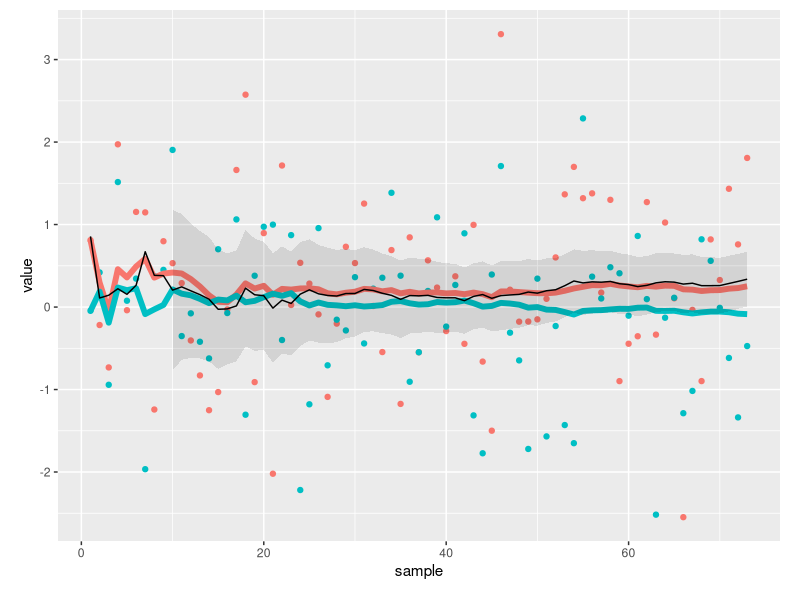
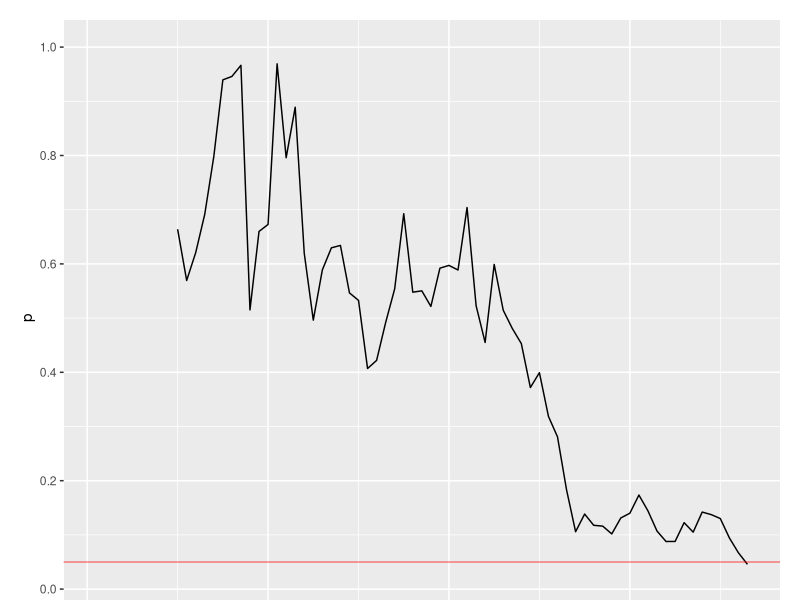

The R source for these figures, in order: (Note: this script raises an error after producing the figures.)
# Copyright 2014, Phillip Alday
#
# This file is part of Optional Stoppping.
#
# Optional Stopping is free software: you can redistribute it and/or modify
# it under the terms of the GNU Affero General Public License as published by
# the Free Software Foundation, either version 3 of the License, or
# (at your option) any later version.
#
# This program is distributed in the hope that it will be useful,
# but WITHOUT ANY WARRANTY; without even the implied warranty of
# MERCHANTABILITY or FITNESS FOR A PARTICULAR PURPOSE.  See the
# GNU Affero General Public License for more details.
#
# You should have received a copy of the GNU Affero General Public License
# along with this program.  If not, see <http://www.gnu.org/licenses/>.

library(ggplot2)
library(gridExtra)
library(scales)
library(reshape)
library(zoo)

partialmean <- function(x) rollapply(x,width=length(x),partial=TRUE,align="right",FUN=mean)

simulate <- function(alpha=0.05,n=10,maxiter=3000,...){
  require(ggplot2)
  require(scales)
  require(reshape)
  
  increment <- 1
  a <- rnorm(n)
  b <- rnorm(n)
  p <- rep(NA,n-1)
  t <- rep(NA,n-1)
  ua <- partialmean(a[1:n-1])
  ub <- partialmean(b[1:n-1])
  ci.min <- rep(NA,n-1)
  ci.max <- rep(NA,n-1)
  
  count <- n
  for(i in 1:maxiter){
    t0 <- t.test(a,b)
    t <- c(t,t0$statistic)
    p <- c(p,t0$p.value)
    ua <- c(ua,t0$estimate["mean of x"])
    ub <- c(ub,t0$estimate["mean of y"])
    ci.max <- c(ci.max, t0$conf.int[2])
    ci.min <- c(ci.min, t0$conf.int[1])
    if(t0$p.value <= alpha){
      break
    }
    
    count <- count + increment
    nexta <- rnorm(increment)
    nextb <- rnorm(increment)
    a <- c(a,nexta)
    b <- c(b,nextb)
  }
  
  if(tail(p,n=1) > alpha){
    # failure to converge
    warning(paste("Failed to achieve significance in",maxiter,"iterations."))
  }
  
  df <-  data.frame(a,b)
  df$idx <- as.numeric(row.names(df))
  
  du <-  data.frame(a=ua,b=ub)
  du$idx <- as.numeric(row.names(du))
  
  dc <- data.frame(diff=ua-ub,lower=ci.min,upper=ci.max)
  dc$idx <- as.numeric(row.names(dc))
  
  pvals <- data.frame(p)
  pvals$idx <- as.numeric(row.names(pvals))
  
  tvals <- data.frame(t)
  tvals$idx <- as.numeric(row.names(tvals))
  
  
  df <- melt(df,measure.vars=c("a","b"),variable_name="group")
  du <- melt(du,measure.vars=c("a","b"),variable_name="group")
  
  if(count <= 100)
    trans <- 1
  else
    trans <- 1 / log10(count)
  
  list(count=count
       ,samples=df
       ,means=du
       ,conf.int=dc
       ,samples.plot=ggplot(data=df,aes(x=idx,y=value,color=group),size=1.5) + 
                     geom_point(alpha=I(trans)) + 
                     geom_line(data=du,size=2) +
                     scale_y_continuous(breaks= pretty_breaks())
       ,pvals=pvals
       ,pvals.plot=ggplot(data=pvals,aes(x=idx,y=p)) + 
                   geom_line() + 
                   geom_abline(intercept=alpha, slope=0, color="red",alpha=I(1/2)) +
                   scale_y_continuous(breaks= pretty_breaks(),limits=c(0,1))
       ,tvals=tvals
       ,tvals.plot=ggplot(data=tvals,aes(x=idx,y=t)) + 
         geom_line() + 
         scale_y_continuous(breaks= pretty_breaks())
       )
}

test <- simulate(maxiter=1000) 

pplot <- test$pvals.plot +  
            theme(axis.title.x = element_blank()
                  ,axis.text.x= element_blank()
                  ,axis.ticks.x=element_blank()
                  ,plot.margin=unit(c(1,1,-1,1), "lines")) 

ciplot <- test$samples.plot + 
            geom_ribbon(aes(x=idx,ymin=lower,ymax=upper,y=diff),color=NA,fill="black",alpha=I(1/10),data=test$conf.int) + 
            geom_line(aes(x=idx,y=diff),color="black",data=test$conf.int) + 
            xlab("sample") + 
            theme(legend.position = "none"
                  ,plot.margin=unit(c(0.5,1,1,1), "lines"))

combiplot <- arrangeGrob(pplot, ciplot, ncol=1, nrow=2, widths=c(4), heights=c(1, 4),plot=FALSE)
